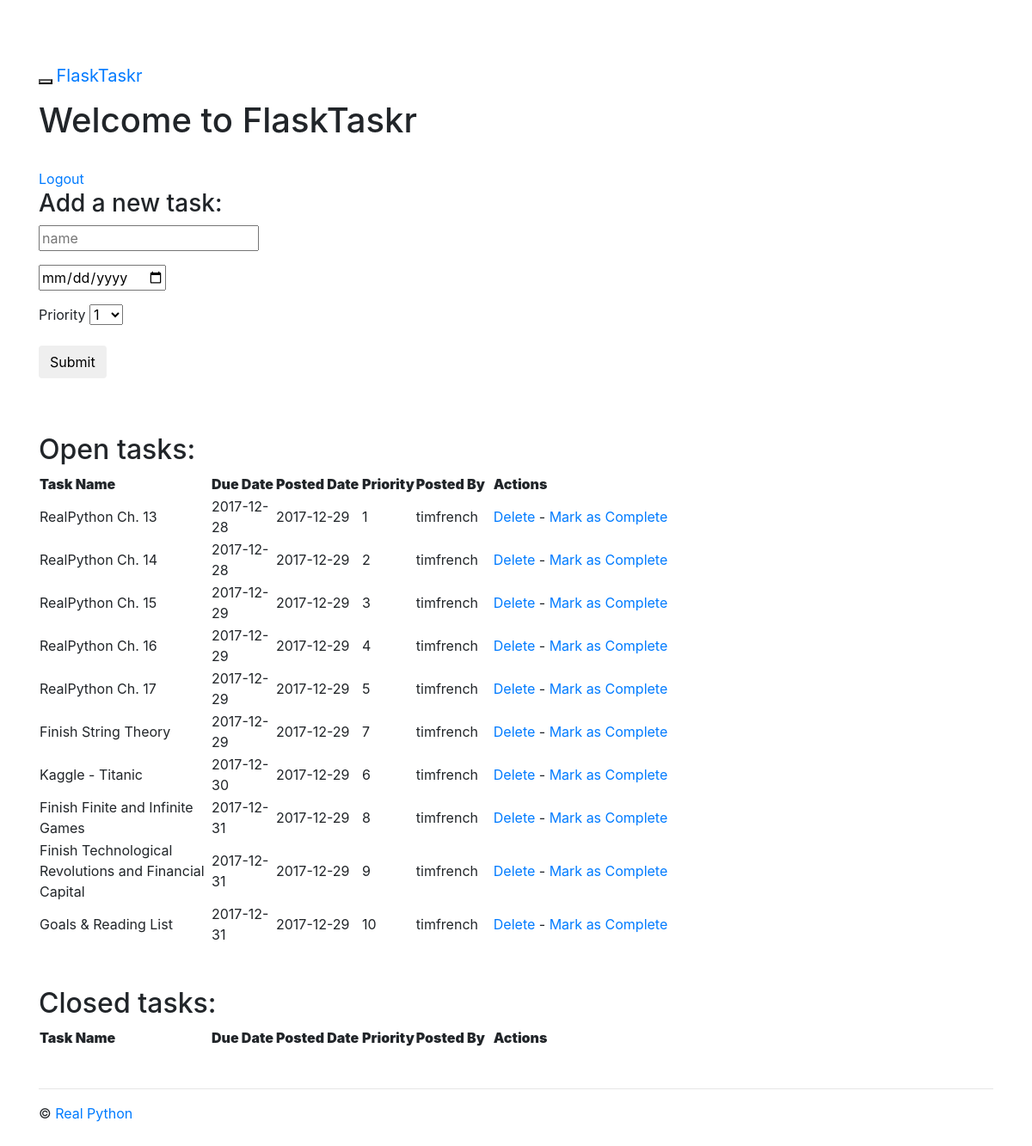
/tasks/ (signed in), run on an earlier commit of the app's database.
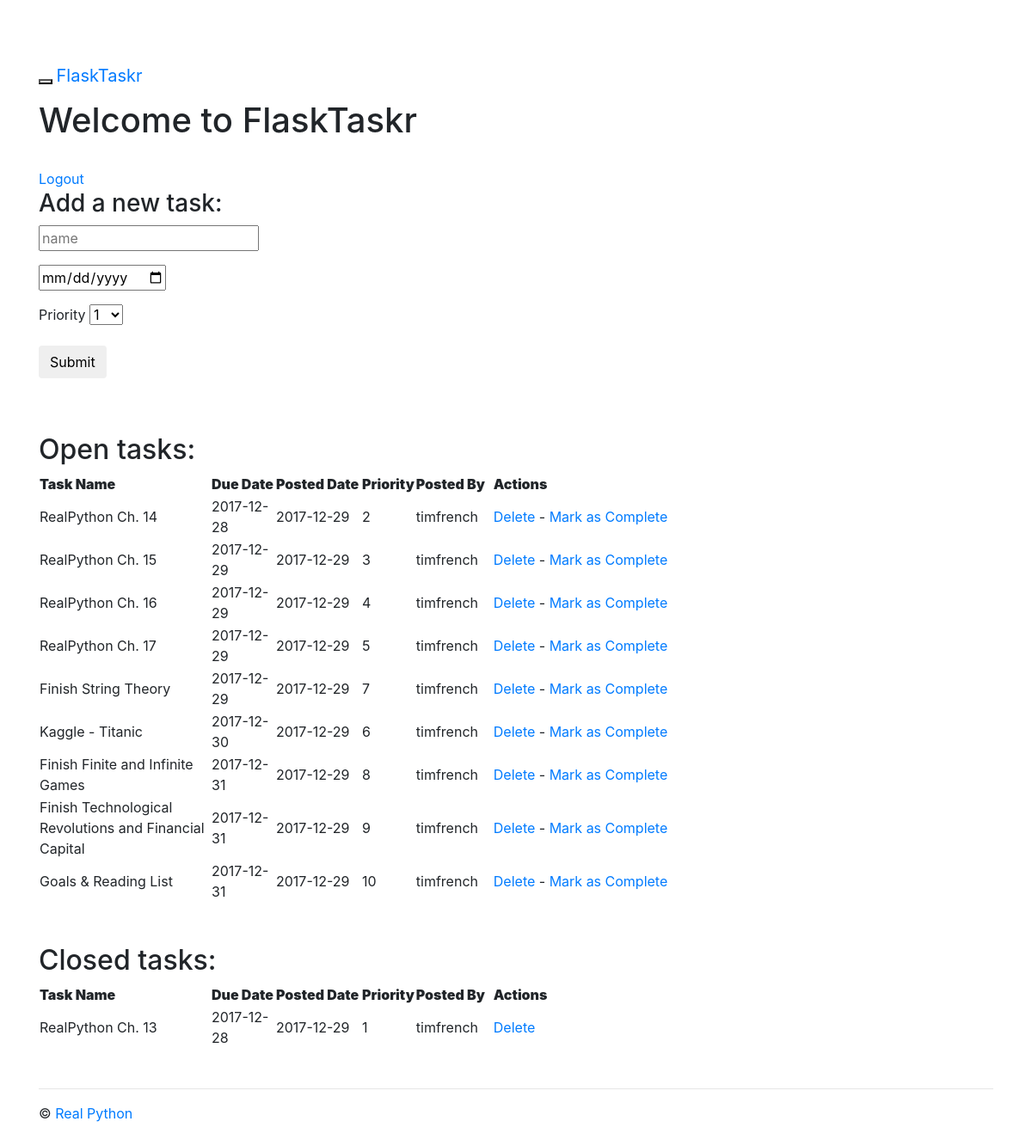
And on a later commit of the database.
### project/models.py (models this page shows, shortened)
class Task(db.Model):
	__tablename__ = "tasks"
	task_id = db.Column(db.Integer, primary_key = True)
	name = db.Column(db.String, nullable = False)
	due_date = db.Column(db.Date, nullable = False)
	priority = db.Column(db.Integer, nullable = False)
	status = db.Column(db.Integer)
	user_id = db.Column(db.Integer, db.ForeignKey('users.id'))
	posted_date = db.Column(db.Date, default = datetime.datetime.utcnow())

class User(db.Model):
	__tablename__ = "users"
	id = db.Column(db.Integer, primary_key = True)
	name = db.Column(db.String, unique = True, nullable = False)
	email = db.Column(db.String, unique = True, nullable = False)
	password =  db.Column(db.String, nullable = False)
	tasks = db.relationship('Task', backref = 'poster')
	role = db.Column(db.String, default = 'user')

### project/tasks/views.py (the view)
@tasks_blueprint.route('/tasks/')
@login_required
def tasks():
    return render_template(
        'tasks.html',
        form=AddTaskForm(request.form),
        open_tasks=open_tasks(),
        closed_tasks=closed_tasks(),
        username = session['name']
    )

### project/tasks/forms.py
class AddTaskForm(Form):
    task_id = IntegerField()
    name = StringField('Task Name', validators=[DataRequired()])
    due_date = DateField(
        'Date Due (mm/dd/yyyy)',
        validators=[DataRequired()], format='%m/%d/%Y'
    )
    priority = SelectField(
        'Priority',
        validators=[DataRequired()],
        choices=[
            ('1', '1'), ('2', '2'), ('3', '3'), ('4', '4'), ('5', '5'),
            ('6', '6'), ('7', '7'), ('8', '8'), ('9', '9'), ('10', '10')
        ]
    )
    status = IntegerField('Status')

### project/tasks/views.py (called while the page is built)
def login_required(test):
    @wraps(test)
    def wrap(*args, **kwargs):
        if 'logged_in' in session:
            return test(*args, **kwargs)
        else:
            flash('You need to login first.')
            return redirect(url_for('users.login'))
    return wrap

def open_tasks():
    return db.session.query(Task).filter_by(
        status='1').order_by(Task.due_date.asc())

def closed_tasks():
    return db.session.query(Task).filter_by(
        status='0').order_by(Task.due_date.asc())

### project/templates/tasks.html (shortened to what this page needs)
{% extends "_base.html" %}
{% block content %}
<h1>Welcome to FlaskTaskr</h1>
<br>
<a href="{{ url_for('users.logout') }}">Logout</a>
<div class="add-task">
  <h3>Add a new task:</h3>
    <form action="{{ url_for('tasks.new_task') }}" method="post">
      <div class="form-group">
        {{ form.name(placeholder="name") }}
      </div>
      <div class="form-group">
        {{ form.due_date(placeholder="due date") }}
      </div>
      <div class="form-group">
        {{ form.priority.label }}
        {{ form.priority }}
      </div>
      <div class="form-group"><input class="btn btn-default" type="submit" value="Submit"></div>
    </form>
</div>
<div class="entries">
  <br>
  <br>
  <h2>Open tasks:</h2>
  <div class="datagrid">
    <table>
      <thead>
        <tr>
          <th width="200px"><strong>Task Name</strong></th>
          <th width="75px"><strong>Due Date</strong></th>
          <th width="100px"><strong>Posted Date</strong></th>
          <th width="50px"><strong>Priority</strong></th>
          <th width="90px"><strong>Posted By</strong></th>
          <th><strong>Actions</strong></th>
        </tr>
      </thead>
      {% for task in open_tasks %}
        <tr>
          <td width="200px">{{ task.name }}</td>
          <td width="75px">{{ task.due_date }}</td>
          <td width="100px">{{ task.posted_date }}</td>
          <td width="50px">{{ task.priority }}</td>
          <td width="90px">{{ task.poster.name }}</td>
          <td>
            <a href="{{ url_for('tasks.delete_entry', task_id = task.task_id) }}">Delete</a>  -
            <a href="{{ url_for('tasks.complete', task_id = task.task_id) }}">Mark as Complete</a>
          </td>
        </tr>
      {% endfor %}
    </table>
  </div>
</div>
<br>
<br>
<div class="entries">
  <h2>Closed tasks:</h2>
  <div class="datagrid">
    <table>
      <thead>
        <tr>
          <th width="200px"><strong>Task Name</strong></th>
          <th width="75px"><strong>Due Date</strong></th>
          <th width="100px"><strong>Posted Date</strong></th>
          <th width="50px"><strong>Priority</strong></th>
          <th width="90px"><strong>Posted By</strong></th>
          <th><strong>Actions</strong></th>
        </tr>
      </thead>
      {% for task in closed_tasks %}
        <tr>
          <td width="200px">{{ task.name }}</td>
          <td width="75px">{{ task.due_date }}</td>
          <td width="100px">{{ task.posted_date }}</td>
          <td width="50px">{{ task.priority }}</td>
          <td width="90px">{{ task.poster.name }}</td>
          <td>
             <a href="{{ url_for('tasks.delete_entry', task_id = task.task_id) }}">Delete</a>
          </td>
        </tr>
      {% endfor %}
    </table>
  </div>
</div>
{% endblock %}

### project/templates/_base.html (shortened to what this page needs)
<!DOCTYPE html>
<html lang="en">
  <head>
    <link href="//maxcdn.bootstrapcdn.com/bootswatch/3.3.4/yeti/bootstrap.min.css" rel="stylesheet">
    <link rel="stylesheet" href="{{ url_for('static', filename='css/main.css') }}">
  </head>
  <body>
    <div class="navbar navbar-inverse navbar-fixed-top" role="navigation">
      <div class="container">
        <div class="navbar-header">
          <button type="button" class="navbar-toggle" data-toggle="collapse" data-target=".navbar-collapse">
          </button>
          <a class="navbar-brand" href="/">FlaskTaskr</a>
        </div>
      </div>
    </div>
    <div class="container">
      <div class="content">
        {% block content %}
        {% endblock %}
      </div>
      <div class="footer">
        <hr>
        <p>&copy; <a href="https://www.realpython.com">Real Python</a></p>
      </div>
    </div>
  </body>
</html>

### project/static/css/main.css (style rules this page uses)
body { padding: 60px 0; background: #ffffff; }
.footer { padding-top: 30px; }

What changed in the data, as far as the page shows it:
changed Task "RealPython Ch. 13": moves from the list under "Open tasks:" to the list under "Closed tasks:"
